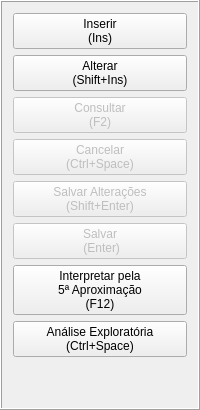
                        <widget class="QFrame" name="frm_menu_analysis_register">
                         <property name="sizePolicy">
                          <sizepolicy hsizetype="Fixed" vsizetype="Preferred">
                           <horstretch>0</horstretch>
                           <verstretch>0</verstretch>
                          </sizepolicy>
                         </property>
                         <property name="maximumSize">
                          <size>
                           <width>16777215</width>
                           <height>16777215</height>
                          </size>
                         </property>
                         <property name="frameShape">
                          <enum>QFrame::Box</enum>
                         </property>
                         <property name="frameShadow">
                          <enum>QFrame::Raised</enum>
                         </property>
                         <layout class="QVBoxLayout" name="verticalLayout_16">
                          <item>
                           <widget class="QPushButton" name="btn_insert_analysis">
                            <property name="cursor">
                             <cursorShape>PointingHandCursor</cursorShape>
                            </property>
                            <property name="focusPolicy">
                             <enum>Qt::NoFocus</enum>
                            </property>
                            <property name="toolTip">
                             <string>&lt;html&gt;&lt;head/&gt;&lt;body&gt;&lt;p&gt;Pressione o botão ou tecla “Insert” para abrir a janela de cadastra do Produtor.&lt;/p&gt;&lt;/body&gt;&lt;/html&gt;</string>
                            </property>
                            <property name="text">
                             <string>Inserir
(Ins)</string>
                            </property>
                            <property name="icon">
                             <iconset resource="icones.qrc">
                              <normaloff>:/buttons/images/button/Insert.png</normaloff>:/buttons/images/button/Insert.png</iconset>
                            </property>
                            <property name="shortcut">
                             <string>Ins</string>
                            </property>
                           </widget>
                          </item>
                          <item>
                           <widget class="QPushButton" name="btn_update_analysis">
                            <property name="cursor">
                             <cursorShape>PointingHandCursor</cursorShape>
                            </property>
                            <property name="focusPolicy">
                             <enum>Qt::NoFocus</enum>
                            </property>
                            <property name="text">
                             <string>Alterar 
(Shift+Ins)</string>
                            </property>
                            <property name="icon">
                             <iconset resource="icones.qrc">
                              <normaloff>:/buttons/images/button/Update.png</normaloff>:/buttons/images/button/Update.png</iconset>
                            </property>
                            <property name="shortcut">
                             <string>Shift+Ins</string>
                            </property>
                           </widget>
                          </item>
                          <item>
                           <widget class="QPushButton" name="btn_consult_analysis">
                            <property name="enabled">
                             <bool>false</bool>
                            </property>
                            <property name="cursor">
                             <cursorShape>PointingHandCursor</cursorShape>
                            </property>
                            <property name="text">
                             <string>Consultar 
(F2)</string>
                            </property>
                            <property name="icon">
                             <iconset resource="icones.qrc">
                              <normaloff>:/buttons/images/button/search.png</normaloff>:/buttons/images/button/search.png</iconset>
                            </property>
                            <property name="shortcut">
                             <string>F2</string>
                            </property>
                           </widget>
                          </item>
                          <item>
                           <widget class="QPushButton" name="btn_cancelar_analysis">
                            <property name="enabled">
                             <bool>false</bool>
                            </property>
                            <property name="cursor">
                             <cursorShape>PointingHandCursor</cursorShape>
                            </property>
                            <property name="focusPolicy">
                             <enum>Qt::NoFocus</enum>
                            </property>
                            <property name="text">
                             <string>Cancelar
(Ctrl+Space)</string>
                            </property>
                            <property name="icon">
                             <iconset resource="icones.qrc">
                              <normaloff>:/buttons/images/button/Delete.png</normaloff>:/buttons/images/button/Delete.png</iconset>
                            </property>
                            <property name="shortcut">
                             <string>Ctrl+Space</string>
                            </property>
                           </widget>
                          </item>
                          <item>
                           <widget class="QPushButton" name="btn_save_change_analysis">
                            <property name="enabled">
                             <bool>false</bool>
                            </property>
                            <property name="cursor">
                             <cursorShape>PointingHandCursor</cursorShape>
                            </property>
                            <property name="focusPolicy">
                             <enum>Qt::NoFocus</enum>
                            </property>
                            <property name="text">
                             <string>Salvar Alterações 
(Shift+Enter)</string>
                            </property>
                            <property name="icon">
                             <iconset resource="icones.qrc">
                              <normaloff>:/buttons/images/button/Save-Update.png</normaloff>:/buttons/images/button/Save-Update.png</iconset>
                            </property>
                            <property name="shortcut">
                             <string>Shift+Return</string>
                            </property>
                           </widget>
                          </item>
                          <item>
                           <widget class="QPushButton" name="btn_save_analysis">
                            <property name="enabled">
                             <bool>false</bool>
                            </property>
                            <property name="cursor">
                             <cursorShape>PointingHandCursor</cursorShape>
                            </property>
                            <property name="focusPolicy">
                             <enum>Qt::NoFocus</enum>
                            </property>
                            <property name="text">
                             <string>Salvar
 (Enter)</string>
                            </property>
                            <property name="icon">
                             <iconset resource="icones.qrc">
                              <normaloff>:/buttons/images/button/Save-Insert.png</normaloff>:/buttons/images/button/Save-Insert.png</iconset>
                            </property>
                            <property name="shortcut">
                             <string>Return</string>
                            </property>
                           </widget>
                          </item>
                          <item>
                           <widget class="QPushButton" name="btn_Interpretation_analysis">
                            <property name="enabled">
                             <bool>true</bool>
                            </property>
                            <property name="cursor">
                             <cursorShape>PointingHandCursor</cursorShape>
                            </property>
                            <property name="text">
                             <string>Interpretar pela
5ª Aproximação
(F12)</string>
                            </property>
                            <property name="icon">
                             <iconset resource="icones.qrc">
                              <normaloff>:/buttons/images/button/Solo.png</normaloff>:/buttons/images/button/Solo.png</iconset>
                            </property>
                            <property name="shortcut">
                             <string>F12</string>
                            </property>
                           </widget>
                          </item>
                          <item>
                           <widget class="QPushButton" name="btn_productivity_prediction">
                            <property name="cursor">
                             <cursorShape>PointingHandCursor</cursorShape>
                            </property>
                            <property name="text">
                             <string>Análise Exploratória
(Ctrl+Space)</string>
                            </property>
                            <property name="icon">
                             <iconset resource="icones.qrc">
                              <normaloff>:/buttons/images/button/AI.png</normaloff>:/buttons/images/button/AI.png</iconset>
                            </property>
                            <property name="shortcut">
                             <string>Ctrl+Space</string>
                            </property>
                           </widget>
                          </item>
                          <item>
                           <spacer name="verticalSpacer_analysis">
                            <property name="orientation">
                             <enum>Qt::Vertical</enum>
                            </property>
                            <property name="sizeHint" stdset="0">
                             <size>
                              <width>20</width>
                              <height>40</height>
                             </size>
                            </property>
                           </spacer>
                          </item>
                         </layout>
                        </widget>
